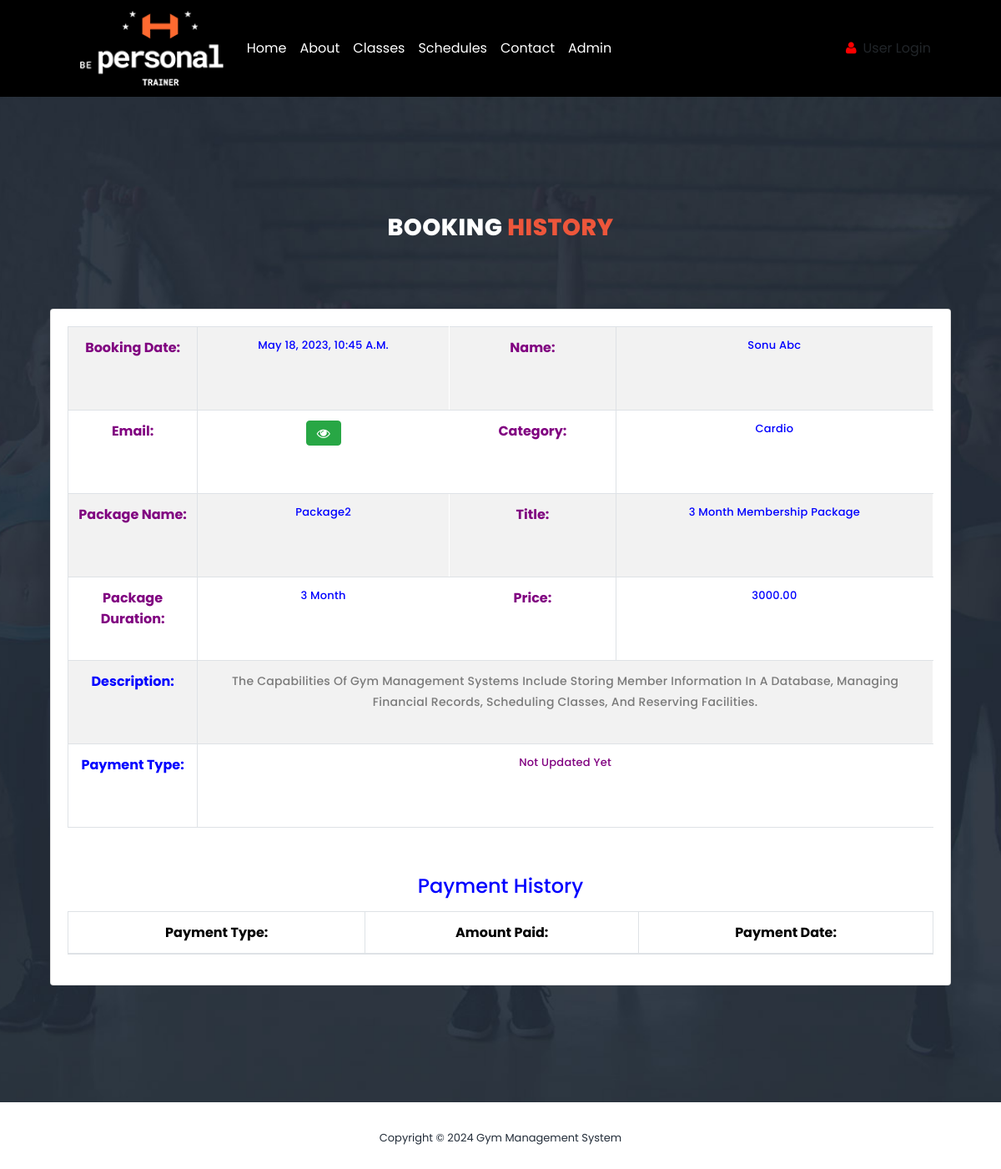
Screenshot of /booking_detail/20/ with the database file from the repository.
### gym/models.py (models this page shows, shortened)
class Booking(models.Model):
    package = models.ForeignKey(Package, on_delete=models.CASCADE, null=True, blank=True)
    register = models.ForeignKey(Signup, on_delete=models.CASCADE, null=True, blank=True)
    bookingnumber = models.CharField(max_length=100, null=True, blank=True)
    status = models.IntegerField(choices=STATUS, default=1)
    creationdate = models.DateTimeField(auto_now_add=True)

class Package(models.Model):
    category = models.ForeignKey(Category, on_delete=models.CASCADE, null=True)
    packagename = models.ForeignKey(Packagetype, on_delete=models.CASCADE, null=True)
    titlename = models.CharField(max_length=200, null=True)
    packageduration = models.CharField(max_length=50, null=True)
    price = models.DecimalField(max_digits=10, decimal_places=2, null=True)  # Using DecimalField for price
    description = models.CharField(max_length=200, null=True)
    creationdate = models.DateTimeField(auto_now_add=True)

class Signup(models.Model):
    user = models.ForeignKey(User, on_delete=models.CASCADE, null=True)
    mobile = models.CharField(max_length=15, null=True)
    state = models.CharField(max_length=150, null=True)
    city = models.CharField(max_length=150, null=True)
    address = models.CharField(max_length=200, null=True)
    creationdate = models.DateTimeField(auto_now_add=True)

class Category(models.Model):
    categoryname = models.CharField(max_length=200, null=True)
    status = models.CharField(max_length=300, null=True)
    creationdate = models.DateTimeField(auto_now_add=True)

class Packagetype(models.Model):
    category = models.ForeignKey(Category, on_delete=models.CASCADE, null=True)
    packagename = models.CharField(max_length=200, null=True)
    creationdate = models.DateTimeField(auto_now_add=True)
    def __str__(self):
        return self.packagename

### gym/views.py (the view, shortened to what this page needs)
# urls.py: path('booking_detail/<int:pid>/', views.booking_detail, name="booking_detail"),
def booking_detail(request, pid):
    data = Booking.objects.get(id=pid)
    payment = Paymenthistory.objects.filter(booking=data)
    if request.user.is_staff:
        return render(request, "admin/admin_booking_detail.html", locals())
    else:
        return render(request, "user_booking_detail.html", locals())

### gym/templates/user_booking_detail.html (shortened to what this page needs)
{% load static %}
<link href="https://cdn.jsdelivr.net/npm/bootstrap@5.3.2/dist/css/bootstrap.min.css" rel="stylesheet">
<link rel="stylesheet" href="https://cdnjs.cloudflare.com/ajax/libs/font-awesome/6.2.0/css/all.min.css" />
<html lang="en">
<head>
    <link href="https://cdn.jsdelivr.net/npm/bootstrap@5.3.2/dist/css/bootstrap.min.css" rel="stylesheet">
    <link rel="stylesheet" type="text/css" href="{% static 'assets/css/bootstrap.min.css' %}">
    <link rel="stylesheet" type="text/css" href="{% static 'assets/css/font-awesome.css' %}">
    <link rel="stylesheet" href="{% static 'assets/css/templatemo-training-studio.css' %}">
</head>
<div class="container-fluid position-relative nav-bar p-0">
    <div class="position-relative px-lg-0" style="z-index: 9;">
        <nav class="navbar navbar-expand-lg bg-black">
            <a href="/" class="navbar-brand d-flex align-items-center " >
                <img src="{% static 'assets/images/logo.png' %}" alt="" style="margin-left: 80px;">
            </a>
            <div class="collapse navbar-collapse justify-content-between px-1" id="navbarCollapse">
                <div class="navbar-nav ml-auto py-0">
                    <a href="/" class="nav-item nav-link active text-white">Home</a>
                    <a href="#features" class="nav-item nav-link text-white">About</a>
                    <a href="#our-classes" class="nav-item nav-link text-white">Classes</a>
                    <a href="#schedule" class="nav-item nav-link text-white">Schedules</a>
                    <a href="#contact-us" class="nav-item nav-link text-white">Contact</a>
                    {% if request.user.is_authenticated %}
                    <a href="/booking_history/" class="nav-item nav-link  text-white">Booking History</a>
                    {% else %}
                    <a href="#admin"><button style="color:red" class="nav-item nav-link text-white">Admin</button></a>
                    {% endif %}
                </div>
                <div class="container-fluid py-3 px-lg-5 d-none d-lg-block">
                    <div class="row">
                        {% if request.user.is_authenticated %}
                        <div class="col-md-6 text-center text-lg-left mb-2 mb-lg-0">
                            <div class="d-inline-flex align-items-center">
                                <a class=" text-white" href="/user_profile/"><i style="color:red" class="fa fa-user mr-2"></i>My Profile</a>
                                <a class="text-white" href="/user_change_password/"><i style="color:red" class="fa fa-unlock-alt mr-2"></i>Change Password</a>
                                <a class=" text-white" href="/user_logout/"><i style="color:red" class="fa fa-envelope mr-2"></i>Logout</a>
                            </div>
                        </div>
                        {% else %}
                        <div class="col-md-12 text-center text-lg-right">
                            <div class="d-inline-flex align-items-center">
                                <a class="text-body px-3 text-white"  href="/user_login/">
                                    <i style="color:red" class="fa fa-user mr-2"></i>User Login</a>
                            </div>
                        </div>
                        {% endif %}
                    </div>
                </div>
            </div>
        </nav>
    </div>
</div>
<body>
<section class="section" id="schedule">
    <div class="container">
        <div class="row">
            <div class="col-lg-6 offset-lg-3">
                <div class="section-heading dark-bg">
                    <h2>Booking <em>History</em></h2>
                </div>
            </div>
        </div>
        <section class="content">
        <div class="container">
            <div class="row">
                <div class="col-12">
                    <div class="card">
                        <div class="card-body">
                            <table id="example" class="table table-bordered table-striped">
                                <tr>
                                    <th style="color:purple">Booking Date:</th>
                                    <td style="color:blue">{{data.package.creationdate}}</td>
                                    <th style="color:purple">Name:</th>
                                    <td style="color:blue">{{data.register.user.first_name}} {{data.register.user.last_name}}</td>
                                </tr>
                                <tr>
                                    <th style="color:purple">Email:</th>
                                    <td>
                                        <button type="button" class="btn btn-success" id="email-btn-{{forloop.counter}}" onclick="togglePassword('email-{{forloop.counter}}', this.id)"><i class="fa fa-eye"></i></button>
                                    </td>
                                    <th style="color:purple">Category:</th>
                                    <td style="color:blue">{{data.package.category.categoryname}}</td>
                                </tr>
                                <tr>
                                    <th style="color:purple">Package Name:</th>
                                    <td style="color:blue">{{data.package.packagename}}</td>
                                    <th style="color:purple">Title:</th>
                                    <td style="color:blue">{{data.package.titlename}}</td>
                                </tr>
                                <tr>
                                    <th style="color:purple">Package Duration:</th>
                                    <td style="color:blue">{{data.package.packageduration}}</td>
                                    <th style="color:purple">Price:</th>
                                    <td style="color:blue">{{data.package.price}}</td>
                                </tr>
                                <tr>
                                    <th style="color:blue">Description:</th>
                                    <td colspan="10" style="color:purple">{{data.package.description|safe}}</td>
                                </tr>
                                <tr>
                                    <th style="color:blue">Payment Type:</th>
                                    <td colspan="10" style="color:purple">{{data.get_status_display}}</td>
                                </tr>
                            </table>
                            <table id="example6" class="table table-bordered table-striped">
                                        <div class="card-body">
                                            <tr>
                                                <center>
                                                    <h4 style="color:blue">Payment History</h4>
                                                </center>
                                            </tr>
                                            <table id="example5" class="table table-bordered table-striped">
                                                <thead>
                                                <tr>
                                                    <th>Payment Type:</th>
                                                    <th>Amount Paid:</th>
                                                    <th>Payment Date:</th>
                                                </tr>
                                                </thead>
                                            </table>
                                        </div>
                            </table>
                        </div>
                    </div>
                </div>
            </div>
        </div>
        </section>
    </div>
</section>
<footer>
    <div class="container">
        <div class="row">
            <div class="col-lg-12">
                <p>Copyright &copy;
                    Gym Management System
                </p>
            </div>
        </div>
    </div>
</footer>
</body>
</html>

### gym/static/assets/css/templatemo-training-studio.css (style rules this page uses)
html, body, div, span, applet, object, iframe, h1, h2, h3, h4, h5, h6, p, blockquote, div pre, a, abbr, acronym, address, big, cite, code, del, dfn, em, font, img, ins, kbd, q, s, samp, small, strike, strong, sub, sup, tt, var, b, u, i, center, dl, dt, dd, ol, ul, li, figure, header, nav, section, article, aside, footer, figcaption { margin: 0; padding: 0; border: 0; outline: 0; }
header, nav, section, article, aside, footer, hgroup { display: block; }
* { box-sizing: border-box; }
html, body { font-family: 'Poppins', sans-serif; font-weight: 400; background-color: #fff; font-size: 16px; -ms-text-size-adjust: 100%; -webkit-font-smoothing: antialiased; -moz-osx-font-smoothing: grayscale; }
a { text-decoration: none !important; }
h1, h2, h3, h4, h5, h6 { margin-top: 0px; margin-bottom: 0px; }
p { font-size: 14px; line-height: 25px; color: #7a7a7a; }
html, body { background: #fff; font-family: 'Poppins', sans-serif; }
.section-heading { text-align: center; margin-top: 140px; margin-bottom: 80px; }
.section-heading h2 { font-size: 28px; font-weight: 800; color: #232d39; text-transform: uppercase; letter-spacing: 0.5px; margin-top: 0px; margin-bottom: 0px; }
.section-heading h2 em { font-style: normal; color: #ed563b; }
.dark-bg h2 { color: #fff; }
#schedule { padding: 0px 0px 140px 0px; background-image: url(../images/schedule-bg.jpg); background-position: center center; background-repeat: no-repeat; background-size: cover; }
#schedule table { width: 100%; text-align: center; border: 1px solid #fff; }
#schedule table tbody tr { border-bottom: 1px solid #fff; }
#schedule table tbody tr td { border-right: 1px solid #fff; height: 100px; }
#schedule table tr td { color: #fff; font-size: 13px; text-transform: capitalize; font-weight: 500; letter-spacing: 0.25px; }
footer { text-align: center; padding: 30px 0px; }
footer p { color: #232d39; font-size: 13px; }

### gym/templates/user_booking_detail.html (style rules this page uses)
img { width: 150x; height: 90px; }
td { padding:0px; }

### rows the page displays
Booking: package.creationdate "May 18, 2023, 10:45 A.m.", register.user.first_name "Sonu", register.user.last_name "Abc", package.category.categoryname "Cardio", package.packagename "Package2", package.titlename "3 Month Membership Package", package.packageduration "3 Month", package.price "3000.00", package.description "The Capabilities Of Gym Management Systems Include Storing Member Information In A Database, Managing Financial Records, Scheduling Classes, And Reserving Facilities.", status "Not Updated Yet"
